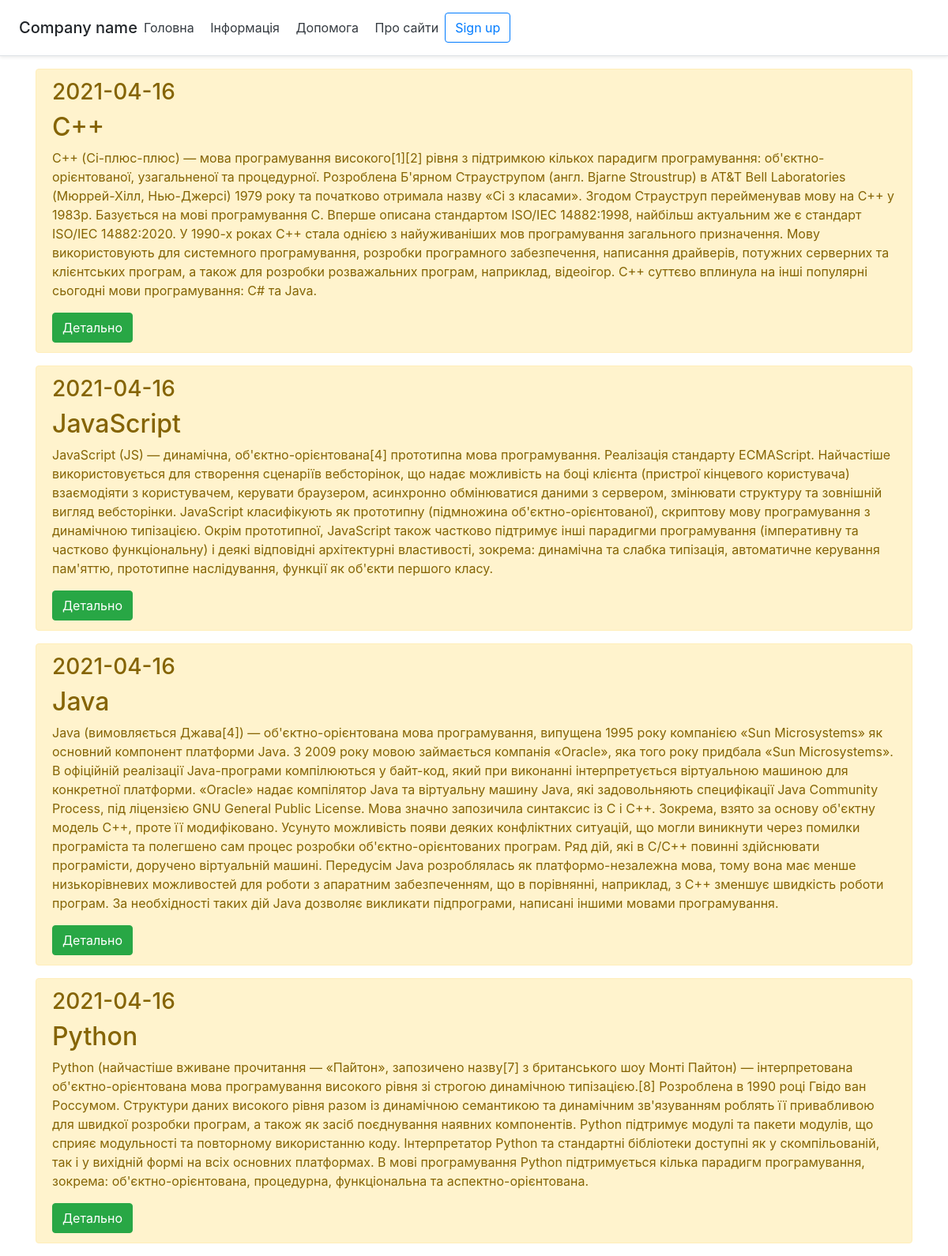
The page / on the database its author committed.
### les_1.py (models this page shows, shortened)
class Blog(db.Model):
    id=db.Column(db.Integer, primary_key=True)
    title=db.Column(db.String(150), nullable=False)
    intro = db.Column(db.Text, nullable=False)
    story = db.Column(db.Text , nullable=False)
    data_ = db.Column(db.DateTime, default=datetime.utcnow())

### les_1.py (the view)
@myApp.route('/index')
@myApp.route('/')
def intex():
    notes = Blog.query.all()
    notes=notes[::-1]
    return render_template('index.html', notes=notes)

### templates/index.html
{% extends 'base.html' %}
{% block body %}
{% for el in notes %}
<div class ="container" >
<div class="alert alert-warning">
           <h3> {{ el.data_.date() }} </h3>
    <h2> {{el.title}} </h2>
    <p> {{el.intro}} </p>
    <a href ="/post/{{el.id}} " class="btn btn-success">Детально </a>
</div>
</div>
{% endfor %}
{% endblock %}

### templates/base.html (shortened to what this page needs)
<!DOCTYPE html>
<html lang="en">
<head>
    <link rel="stylesheet" href="https://cdn.jsdelivr.net/npm/bootstrap@4.5.3/dist/css/bootstrap.min.css">
</head>
<body>
<header class="d-flex flex-column flex-md-row align-items-center p-3 px-md-4 mb-3 bg-body border-bottom shadow-sm">
  <p class="h5 my-0 me-md-auto fw-normal">Company name</p>
  <nav class="my-2 my-md-0 me-md-3">
    <a class="p-2 text-dark" href="/">Головна</a>
    <a class="p-2 text-dark" href="/about">Інформація</a>
    <a class="p-2 text-dark" href="/other">Допомога</a>
    <a class="p-2 text-dark" href="/">Про сайти</a>
  </nav>
  <a class="btn btn-outline-primary" href="/sign">Sign up</a>
</header>
{% block body %}
{% endblock %}
</body>
</html>

### rows shown on the page
Blog: data_ "2021-04-16", title "C++", intro "C++ (Сі-плюс-плюс) — мова програмування високого[1][2] рівня з підтримкою кількох парадигм програмування: об'єктно-орієнтованої, узагальненої та процедурної. Розроблена Б'ярном Страуструпом (англ. Bjarne Stroustrup) в AT&T Bell Laboratories (Мюррей-Хілл, Нью-Джерсі) 1979 року та початково отримала назву «Сі з класами». Згодом Страуструп перейменував мову на C++ у 1983р. Базується на мові програмування С. Вперше описана стандартом ISO/IEC 14882:1998, найбільш актуальним же є стандарт ISO/IEC 14882:2020. У 1990-х роках С++ стала однією з найуживаніших мов програмування загального призначення. Мову використовують для системного програмування, розробки програмного забезпечення, написання…"
Blog: data_ "2021-04-16", title "JavaScript", intro "JavaScript (JS) — динамічна, об'єктно-орієнтована[4] прототипна мова програмування. Реалізація стандарту ECMAScript. Найчастіше використовується для створення сценаріїв вебсторінок, що надає можливість на боці клієнта (пристрої кінцевого користувача) взаємодіяти з користувачем, керувати браузером, асинхронно обмінюватися даними з сервером, змінювати структуру та зовнішній вигляд вебсторінки. JavaScript класифікують як прототипну (підмножина об'єктно-орієнтованої), скриптову мову програмування з динамічною типізацією. Окрім прототипної, JavaScript також частково підтримує інші парадигми програмування (імперативну та частково функціональну) і деякі відповідні архітектурні властивості,…"
Blog: data_ "2021-04-16", title "Java", intro "Java (вимовляється Джава[4]) — об'єктно-орієнтована мова програмування, випущена 1995 року компанією «Sun Microsystems» як основний компонент платформи Java. З 2009 року мовою займається компанія «Oracle», яка того року придбала «Sun Microsystems». В офіційній реалізації Java-програми компілюються у байт-код, який при виконанні інтерпретується віртуальною машиною для конкретної платформи. «Oracle» надає компілятор Java та віртуальну машину Java, які задовольняють специфікації Java Community Process, під ліцензією GNU General Public License. Мова значно запозичила синтаксис із C і C++. Зокрема, взято за основу об'єктну модель С++, проте її модифіковано. Усунуто можливість появи деяких…"
Blog: data_ "2021-04-16", title "Python", intro "Python (найчастіше вживане прочитання — «Па́йтон», запозичено назву[7] з британського шоу Монті Пайтон) — інтерпретована об'єктно-орієнтована мова програмування високого рівня зі строгою динамічною типізацією.[8] Розроблена в 1990 році Гвідо ван Россумом. Структури даних високого рівня разом із динамічною семантикою та динамічним зв'язуванням роблять її привабливою для швидкої розробки програм, а також як засіб поєднування наявних компонентів. Python підтримує модулі та пакети модулів, що сприяє модульності та повторному використанню коду. Інтерпретатор Python та стандартні бібліотеки доступні як у скомпільованій, так і у вихідній формі на всіх основних платформах. В мові програмування…"
